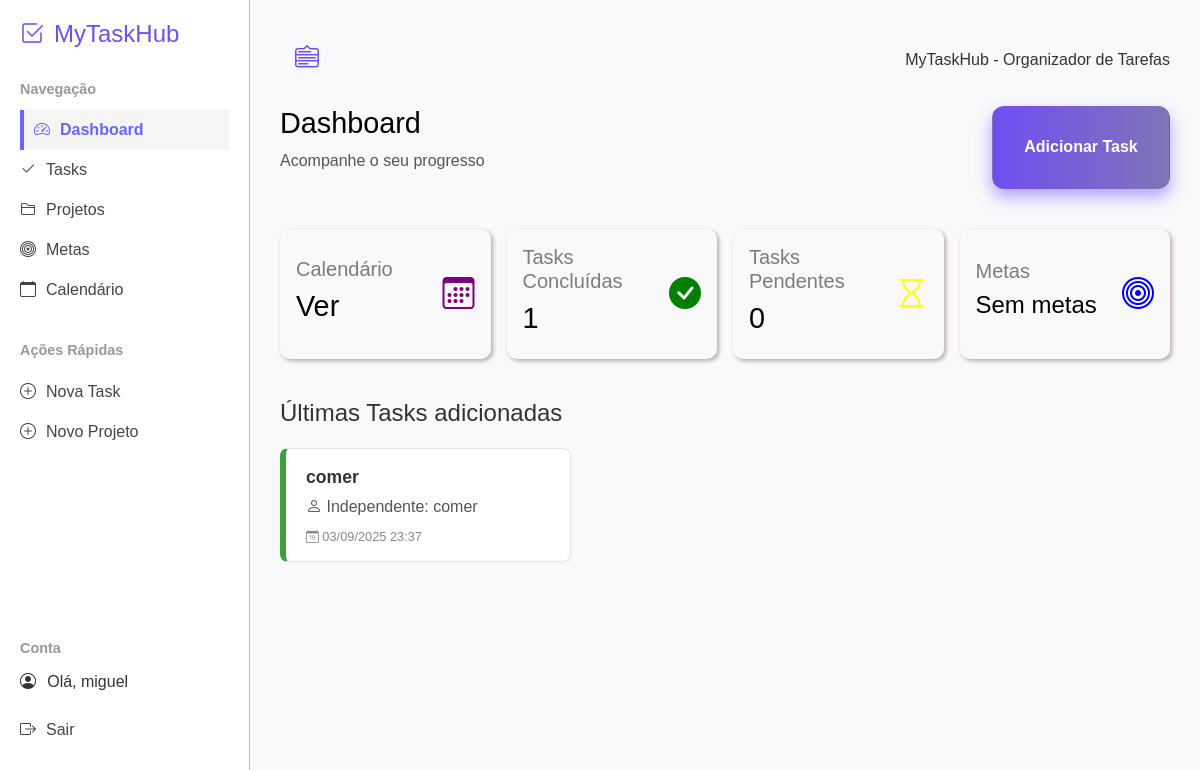
Before: / (signed in) with the older database file.
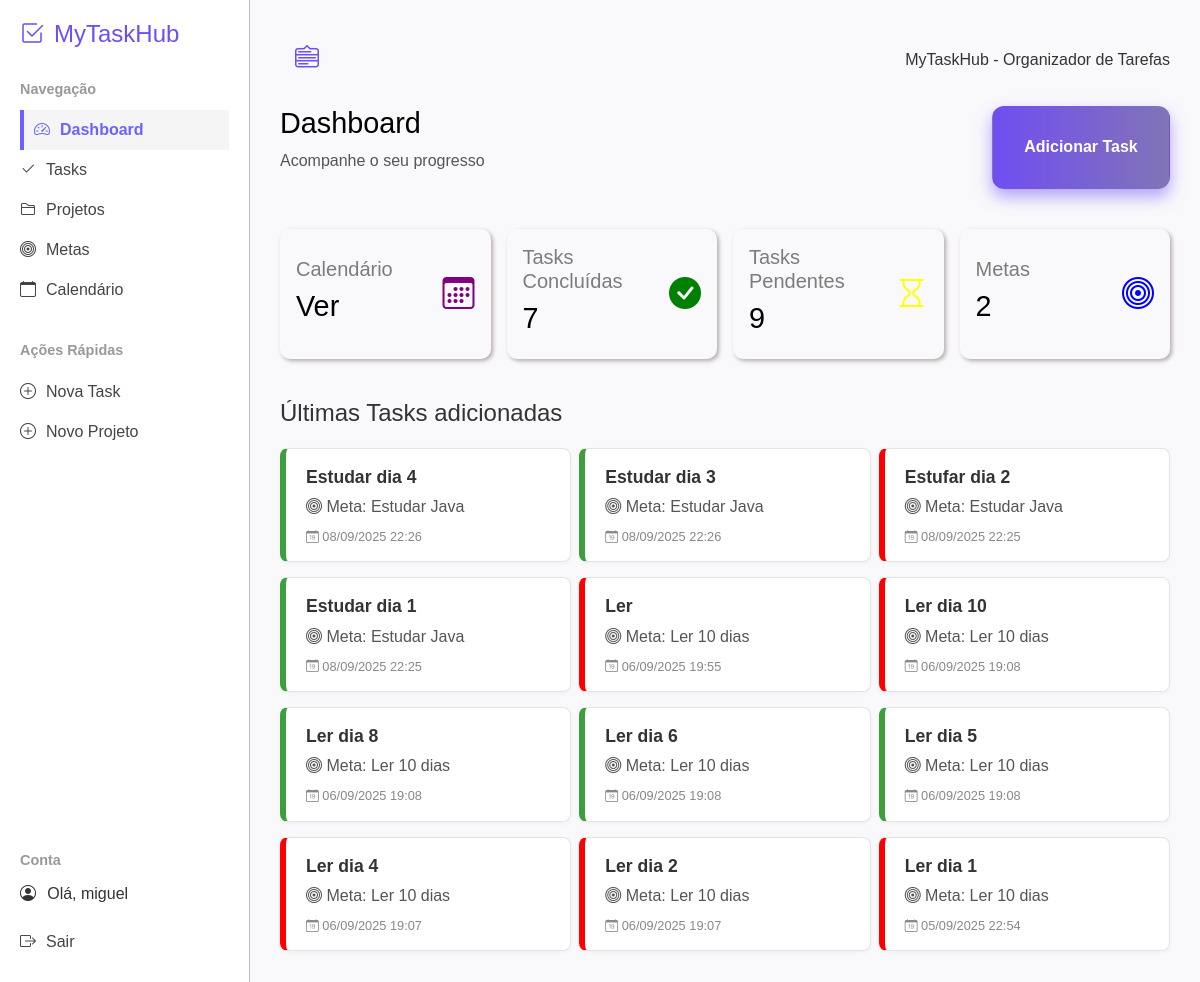
After: the same page with the newer database file.
### mytaskhubs/models.py (models this page shows, shortened)
class Task(models.Model):
    owner = models.ForeignKey(User, on_delete=models.CASCADE)
    goal = models.ForeignKey(Goal, related_name='tasks', on_delete=models.CASCADE, blank=True, null=True)
    project = models.ForeignKey(Project, null=True, blank=True, on_delete=models.CASCADE, related_name='project_tasks')
    title = models.CharField(max_length=200)
    description = models.TextField(blank=True, default="Sem descrição")
    completed = models.BooleanField(default=False)
    date_added = models.DateTimeField(auto_now_add=True)
    deleted = models.BooleanField(default=False)
    PRIORIDADE_CHOICES = [
        ('B', 'Baixa'),
        ('M', 'Média'),
        ('A', 'Alta'),
    ]
    prioridade = models.CharField(max_length=1, choices=PRIORIDADE_CHOICES, default='M')

class Goal(models.Model):
    owner = models.ForeignKey(User, on_delete=models.CASCADE)
    title = models.CharField(max_length=200)
    description = models.TextField(blank=True, default="Sem descrição")
    date_added = models.DateTimeField(auto_now_add=True)
    end_date = models.DateTimeField(default=timezone.now)  # 🔹 Data limite da meta
    completed = models.BooleanField(default=False)
    deleted = models.BooleanField(default=False)

### mytaskhubs/views.py (the view)
# urls.py: path('', views.index, name='index'),
@login_required
def index(request):
    tasks = Task.objects.filter(owner=request.user).order_by('-date_added')[:12]
    tasks_concluidas = Task.objects.filter(owner=request.user, completed=True).count()
    tasks_em_andamento = Task.objects.filter(owner=request.user, completed=False).count()
    goals = Goal.objects.filter(owner=request.user).count()
    context = {
        'tasks': tasks,
        'tasks_concluidas': tasks_concluidas,
        'tasks_em_andamento': tasks_em_andamento,
        'goals': goals
    }
    return render(request, 'mytaskhubs/index.html', context)

### mytaskhubs/templates/mytaskhubs/index.html
{% extends "mytaskhubs/base.html" %}
{% load static %}
{% block content %}
<section class="dashboard">
    <div class="top_dashboard">
        <div>
            <h2>Dashboard</h2>
            <p>Acompanhe o seu progresso</p>
        </div>
        <button class="btn btn-dashboard">
            <a href="{% url 'new_task_no_project' %}">
                Adicionar Task
            </a>
        </button>
    </div>
    <div class="container_dashboard">
        <a href="{% url 'calendario_tasks' %}" class="dashboard_tasks">
            <div class="dashboard_tasks_2">
                <h5>Calendário</h5>
                <h2>Ver</h2>
            </div>
            <div class="dashboard_tasks_3">
                <i class="bi bi-calendar3" style="color: purple; font-size: 2rem;"></i>
            </div>
        </a>
        <a href="{% url 'tasks_concluidas' %}" class="dashboard_tasks">
            <div class="dashboard_tasks_2">
                <h5>Tasks Concluídas</h5>
                <h2>{{ tasks_concluidas }}</h2>
            </div>
            <div class="dashboard_tasks_3">
                <i class="bi-check-circle-fill" style="color: green; font-size: 2rem;"></i>
            </div>
        </a>
        <a href="{% url 'tasks_pendentes' %}" class="dashboard_tasks">
            <div class="dashboard_tasks_2">
                <h5>Tasks Pendentes</h5>
                <h2>{{ tasks_em_andamento }}</h2>
            </div>
            <div class="dashboard_tasks_3">
                <i class="bi-hourglass" style="color: yellow; font-size: 2rem;"></i>
            </div>
        </a>
        <a href="{% url 'goals' %}" class="dashboard_tasks">
            <div class="dashboard_tasks_2">
                <h5>Metas</h5>
                {% if goals == 0 %}
                    <h4 style="color: black;">Sem metas</h4>
                {% else %}
                    <h2>{{ goals }}</h2>
                {% endif %}
            </div>
            <div class="dashboard_tasks_3">
                <i class="bi bi-bullseye" style="color: blue; font-size: 2rem;"></i>
            </div>
        </a>
    </div>
</section>
<section class="ultimas_tasks">
    <h2>Últimas Tasks adicionadas</h2>
    <ul class="lista_de_tasks">
        {% for task in tasks %}
            <li class="task {% if task.completed %}task_completed{% else %}task_incomplete{% endif %}">
                <strong><a href="{% url 'task' task.id %}">{{ task.title }}</a></strong>
                {% if task.project %}
                    <p><i class="bi bi-folder2"></i> Projeto: {{ task.project.title }}</p>
                {% elif task.goal %}
                    <p><i class="bi bi-bullseye"></i> Meta: {{ task.goal.title }}</p>
                {% else %}
                    <p><i class="bi bi-person"></i> Independente: {{ task.title }}</p>
                {% endif %}
                <small class="data-criacao">
                    <i class="bi bi-calendar-date"></i> {{ task.date_added|date:"d/m/Y H:i" }}
                </small>
            </li>
        {% empty %}
            <p>Nenhuma task adicionada</p>
        {% endfor %}
    </ul>
</section>
{% endblock content %}

Changed rows visible on the page:
no longer on this page (row unchanged): Task: title "comer", date_added "03/09/2025 23:37"
added Task: title "Estudar dia 4", goal "Estudar Java", date_added "08/09/2025 22:26"
added Task: title "Estudar dia 3", goal "Estudar Java", date_added "08/09/2025 22:26"
added Task: title "Estufar dia 2", goal "Estudar Java", date_added "08/09/2025 22:25", completed False (drawn)
added Task: title "Estudar dia 1", goal "Estudar Java", date_added "08/09/2025 22:25"
added Task: title "Ler", goal "Ler 10 dias", date_added "06/09/2025 19:55", completed False (drawn)
added Task: title "Ler dia 10", goal "Ler 10 dias", date_added "06/09/2025 19:08", completed False (drawn)
added Task: title "Ler dia 8", goal "Ler 10 dias", date_added "06/09/2025 19:08"
added Task: title "Ler dia 6", goal "Ler 10 dias", date_added "06/09/2025 19:08"
added Task: title "Ler dia 5", goal "Ler 10 dias", date_added "06/09/2025 19:08"
added Task: title "Ler dia 4", goal "Ler 10 dias", date_added "06/09/2025 19:07", completed False (drawn)
added Task: title "Ler dia 2", goal "Ler 10 dias", date_added "06/09/2025 19:07", completed False (drawn)
added Task: title "Ler dia 1", goal "Ler 10 dias", date_added "05/09/2025 22:54", completed False (drawn)
Other visible differences:
{{ tasks_concluidas }}: "1" → "7"
{{ tasks_em_andamento }}: "0" → "9"
{{ goals }}: (not shown) → "2"
text no longer shown: "Sem metas"
